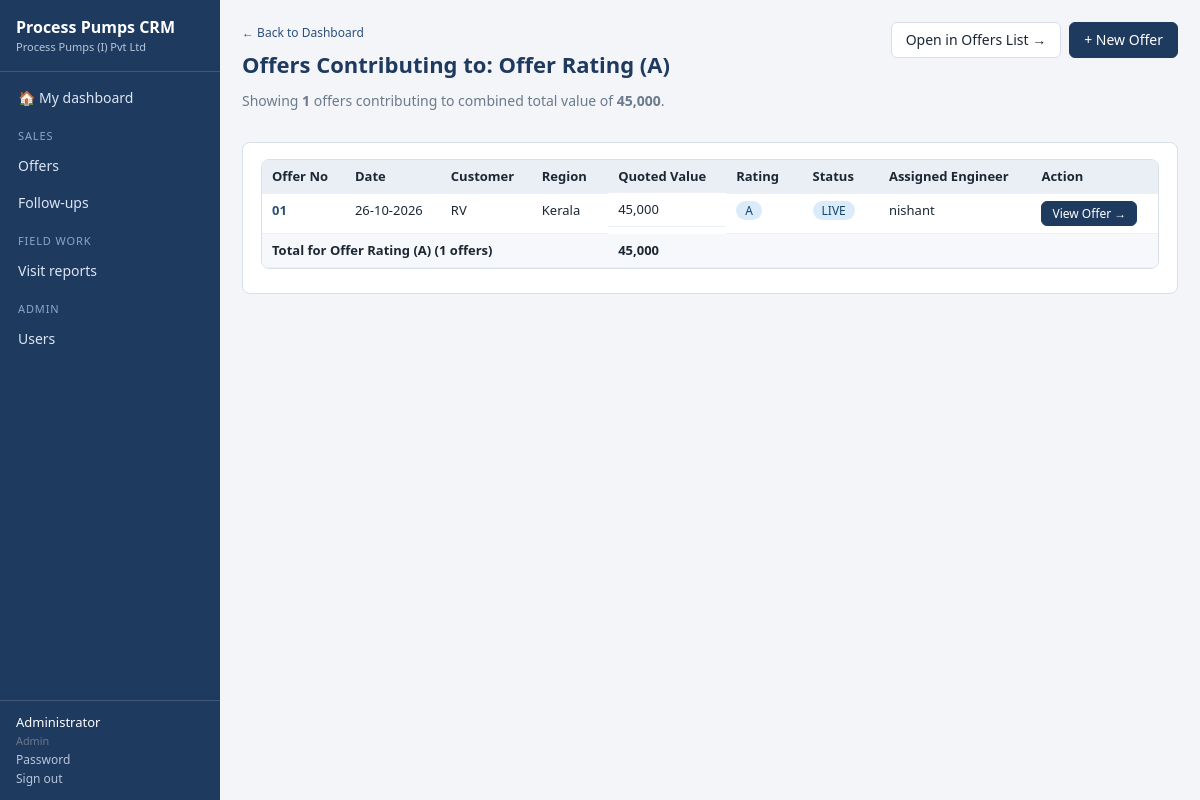
/analytics/offers (signed in), run on an earlier commit of the app's database.
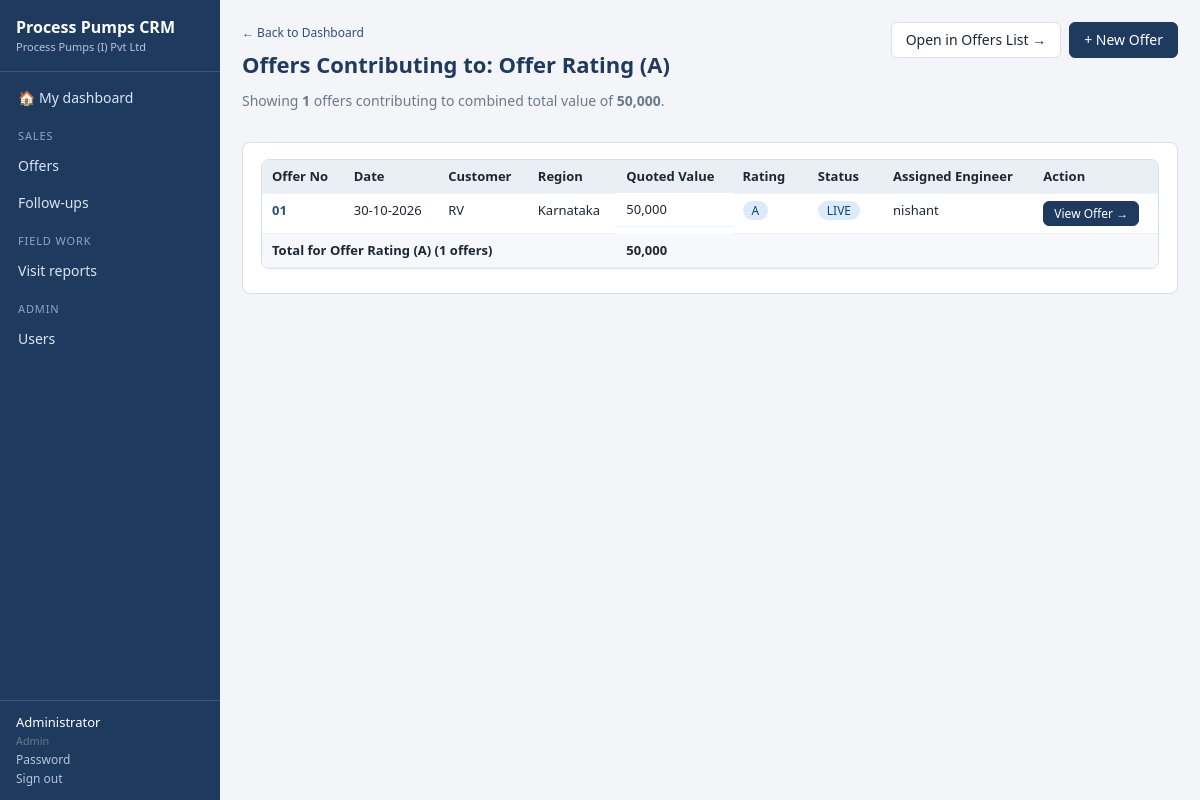
And on a later commit of the database.
### tables this page shows
CREATE TABLE "offers" (id INTEGER PRIMARY KEY AUTOINCREMENT, "customer_id" INTEGER, "contact_id" INTEGER, "offer_no" TEXT, "base_no" TEXT, "revision" TEXT, "offer_date" TEXT, "region" TEXT, "enquiry_no" TEXT, "enquiry_date" TEXT, "enquiry_mode" TEXT, "item_type" TEXT, "moc" TEXT, "quantity" INTEGER, "quoted_value" REAL, "currency" TEXT, "offer_pdf" TEXT, "assigned_engineer_id" INTEGER, "rating" TEXT, "status" TEXT, "next_followup_date" TEXT, "is_latest" INTEGER, "created_at" TEXT, "created_by" INTEGER, "updated_at" TEXT, "updated_by" INTEGER);

CREATE TABLE "customers" (id INTEGER PRIMARY KEY AUTOINCREMENT, "name" TEXT, "address" TEXT, "region" TEXT, "created_at" TEXT, "created_by" INTEGER, "updated_at" TEXT, "updated_by" INTEGER);

CREATE TABLE "users" (id INTEGER PRIMARY KEY AUTOINCREMENT, "full_name" TEXT, "email" TEXT, "role" TEXT, "phone" TEXT, "regions" TEXT, "active" INTEGER, "password_hash" TEXT, "created_at" TEXT, "created_by" INTEGER, "updated_at" TEXT, "updated_by" INTEGER);

### app/core/dashboard.py (the view)
@bp.route("/analytics/offers")
def analytics_offers():
    if not g.user:
        return redirect(url_for("auth.login"))
    user = g.user
    rating = (request.args.get("rating") or "A").upper()
    if rating not in ("A", "B", "C", "D"):
        rating = "A"
    scope_sql = "o.is_latest = 1"
    params = []
    if R.is_marketing(user):
        scope_sql += " AND o.assigned_engineer_id = ?"
        params.append(user["id"])
    s = db.q1(
        f"SELECT COUNT(*) AS n, COALESCE(SUM(o.quoted_value), 0) AS v FROM offers o WHERE o.rating = ? AND {scope_sql}",
        [rating] + params
    )
    offers = db.q(
        f"""SELECT o.id, o.offer_no, o.offer_date, o.region, o.item_type, o.moc, o.quantity,
                   o.quoted_value, o.currency, o.rating, o.status,
                   c.name AS customer_name, u.full_name AS engineer_name
            FROM offers o
            LEFT JOIN customers c ON c.id = o.customer_id
            LEFT JOIN users u ON u.id = o.assigned_engineer_id
            WHERE o.rating = ? AND {scope_sql}
            ORDER BY o.offer_date DESC, o.id DESC""",
        [rating] + params
    )
    for o in offers:
        if o.get("status") in ("Open", "LIVE"):
            o["status"] = "LIVE"
    rating_data = {
        "rating": rating,
        "label": f"Offer Rating ({rating})",
        "count": s["n"],
        "total_value": s["v"],
        "total_value_fmt": fmt_money(s["v"]),
        "filter_arg": f"f_rating={rating}",
        "offers": offers,
    }
    return render_template(
        "analytics_offers.html",
        rating_data=rating_data,
        rating=rating,
    )

### app/core/auth.py (called while the page is built)
def csrf_token():
    if "_csrf" not in session:
        session["_csrf"] = secrets.token_hex(16)
    return session["_csrf"]

@bp.before_app_request
def load_user_and_guard():
    g.user = None
    uid = session.get("uid")
    if uid:
        u = db.q1("SELECT * FROM users WHERE id=? AND active=1", (uid,))
        if u:
            u.pop("password_hash", None)
            g.user = u
    if request.method == "POST":
        sent = request.form.get("_csrf") or request.headers.get("X-CSRF-Token")
        if not sent or sent != session.get("_csrf"):
            abort(400, "Security token missing or expired - please reload the page and try again.")
    if request.endpoint and request.endpoint not in PUBLIC_ENDPOINTS and g.user is None:
        return redirect(url_for("auth.login", next=request.full_path if request.method == "GET" else None))

### app/core/db.py (called while the page is built)
def connect(path):
    conn = sqlite3.connect(path, timeout=30)
    conn.row_factory = sqlite3.Row
    conn.execute("PRAGMA journal_mode=WAL")
    conn.execute("PRAGMA foreign_keys=OFF")
    return conn

def get_db():
    if "db" not in g:
        g.db = connect(current_app.config["DATABASE"])
    return g.db

### app/templates/analytics_offers.html (shortened to what this page needs)
{% extends 'base.html' %}
{% block content %}
<div class="page-head">
  <div>
    <a class="crumb" href="{{ url_for('dashboard.home') }}" style="display: inline-block; margin-bottom: 0.5rem;">&larr; Back to Dashboard</a>
    <h1>Offers Contributing to: {{ rating_data.label }}</h1>
    <p class="muted" style="margin-top: 0.25rem;">
      Showing <strong>{{ rating_data.count }}</strong> offers contributing to combined total value of <strong>{{ rating_data.total_value_fmt }}</strong>.
    </p>
  </div>
  <div class="actions">
    <a class="btn" href="{{ url_for('offers.index', f_rating=rating) }}">
      Open in Offers List &rarr;
    </a>
    <a class="btn primary" href="{{ url_for('offers.new') }}">+ New Offer</a>
  </div>
</div>
<div class="card" style="margin-top: 1rem;">
  <div class="table-wrap">
    <table class="grid">
      <thead>
        <tr>
          <th>Offer No</th>
          <th>Date</th>
          <th>Customer</th>
          <th>Region</th>
          <th class="num">Quoted Value</th>
          <th>Rating</th>
          <th>Status</th>
          <th>Assigned Engineer</th>
          <th>Action</th>
        </tr>
      </thead>
      <tbody>
        {% for o in rating_data.offers %}
        <tr>
          <td><a href="{{ url_for('offers.view', id=o.id) }}"><strong>{{ o.offer_no }}</strong></a></td>
          <td>{{ o.offer_date|date }}</td>
          <td>{{ o.customer_name }}</td>
          <td>{{ o.region }}</td>
          <td class="num">{{ o.quoted_value|money }}</td>
          <td><span class="badge b-open">{{ o.rating or '—' }}</span></td>
          <td><span class="badge b-{{ (o.status == 'Open' and 'live' or o.status)|slug }}">{{ 'LIVE' if o.status == 'Open' else o.status }}</span></td>
          <td>{{ o.engineer_name or 'Unassigned' }}</td>
          <td>
            <a class="btn small primary" href="{{ url_for('offers.view', id=o.id) }}">View Offer &rarr;</a>
          </td>
        </tr>
        {% else %}
        <tr>
          <td colspan="9" class="empty">No offers found contributing to {{ rating_data.label }}.</td>
        </tr>
        {% endfor %}
      </tbody>
      {% if rating_data.offers %}
      <tfoot>
        <tr>
          <td colspan="4"><strong>Total for {{ rating_data.label }} ({{ rating_data.count }} offers)</strong></td>
          <td class="num"><strong>{{ rating_data.total_value_fmt }}</strong></td>
          <td colspan="4"></td>
        </tr>
      </tfoot>
      {% endif %}
    </table>
  </div>
</div>
{% endblock %}

What changed in the data, as far as the page shows it:
changed offers "RV": offer_date "26-10-2026" → "30-10-2026"; region "Kerala" → "Karnataka"; quoted_value "45,000" → "50,000"
Also different on the page:
{{ rating_data.total_value_fmt }}: "45,000" → "50,000"
